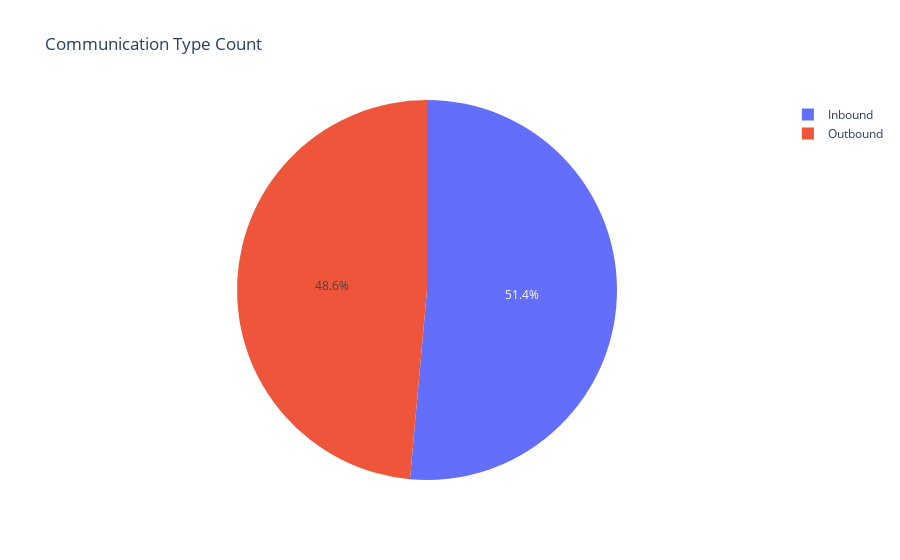

Write notebook code for a chart like this one.
### Code cell
fig = px.pie(df1.groupby('Communication Type')['Caller Name'].count().reset_index(),
             names='Communication Type',
             values='Caller Name',
             title='Communication Type Count',
            )

fig.show()

### Figure 1 — Plotly figure (JSON) as saved in the notebook; plotly's stock layout.template omitted (floating-point values rounded to 4 significant figures)
{"data": [{"domain": {"x": [0, 1], "y": [0, 1]}, "hovertemplate": "Communication Type=%{label}<br>Caller Name=%{value}<extra></extra>", "labels": ["Inbound", "Outbound"], "legendgroup": "", "name": "", "showlegend": true, "type": "pie", "values": [61641, 58216]}], "layout": {"legend": {"tracegroupgap": 0}, "title": {"text": "Communication Type Count"}}}
